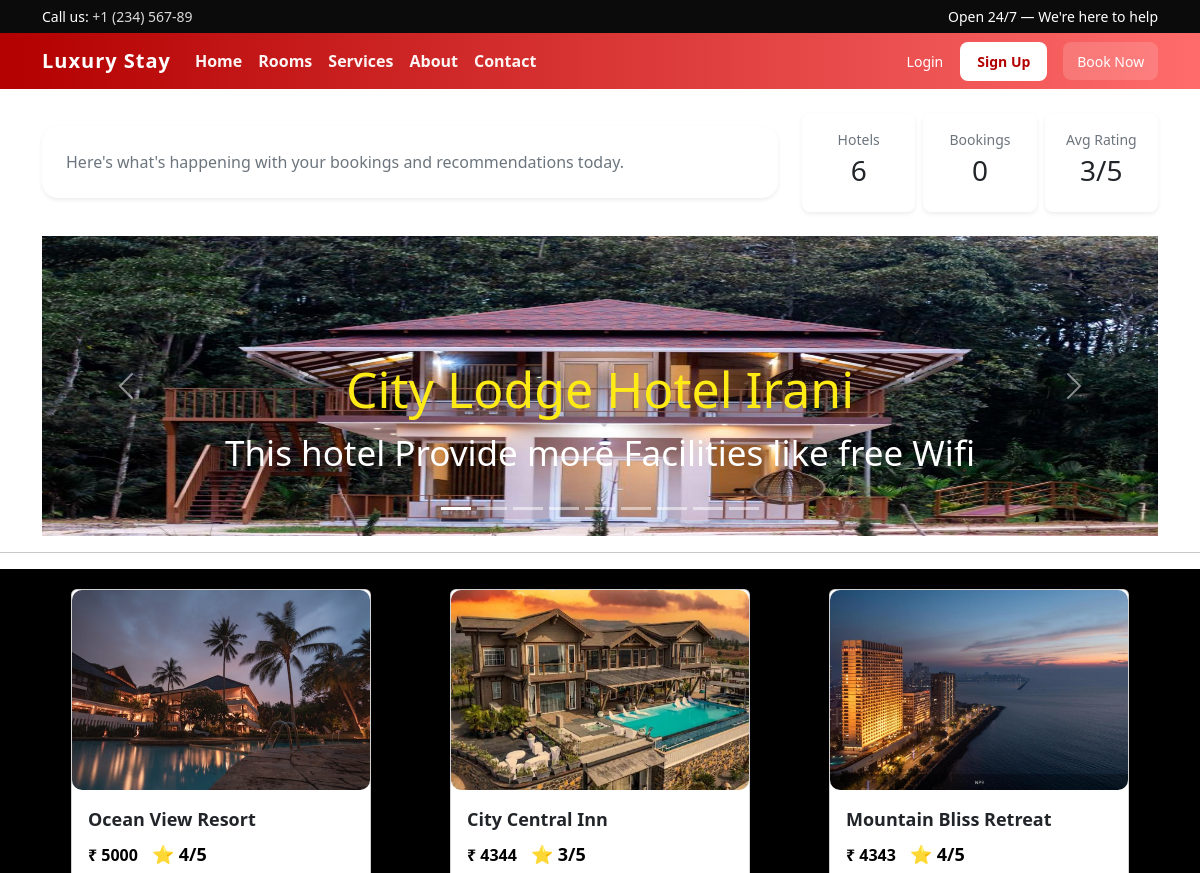
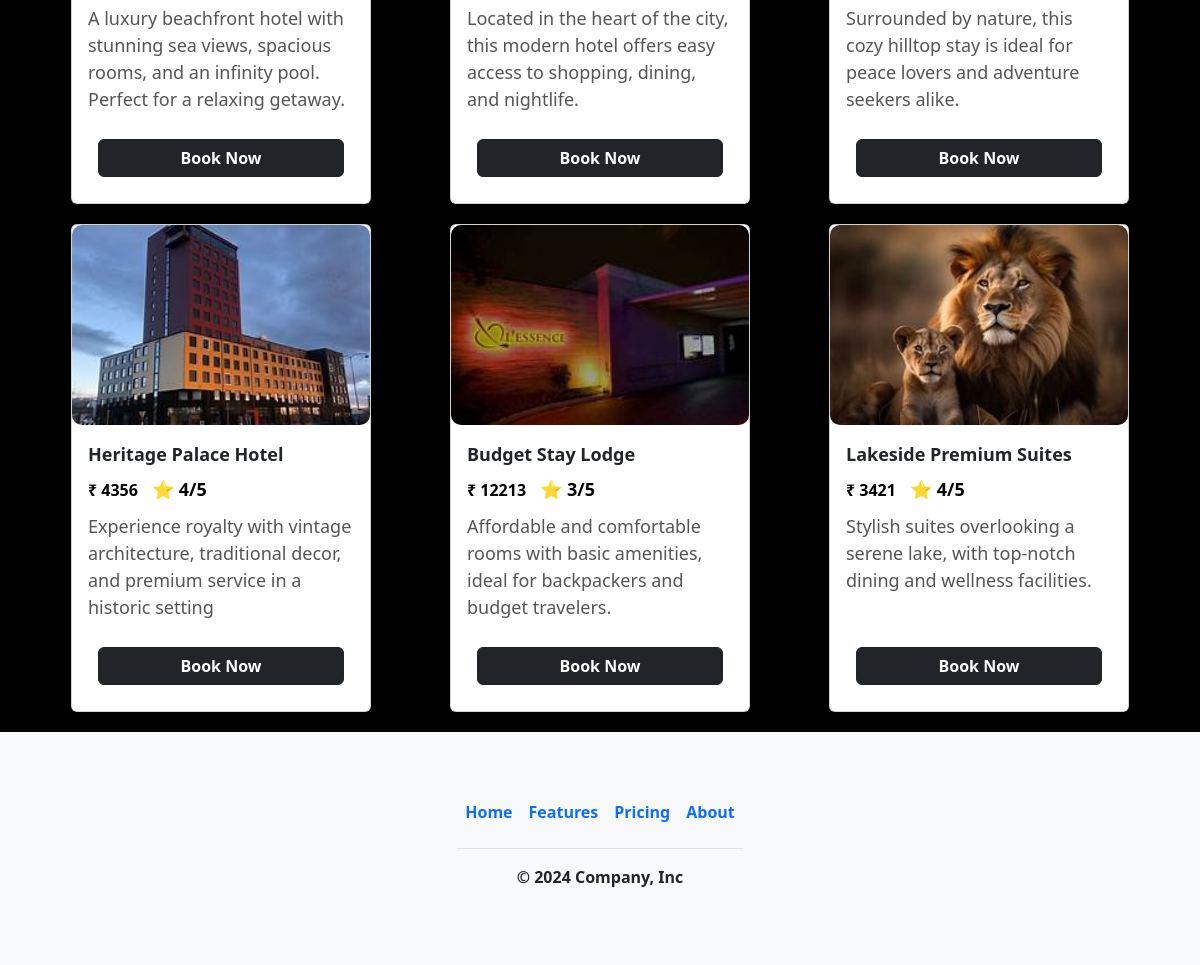
The app's page /Dashboard/ with its own data (2 pictures, top to bottom).
### Carasoul/models.py (models this page shows)
class Carasoul(models.Model):
  image=models.ImageField()
  heading=models.CharField(max_length=300)
  description=models.TextField(max_length=1000)

### HotelList/models.py (models this page shows)
class HotelList(models.Model):
    image=models.ImageField()
    header=models.CharField(max_length=100)
    price=models.IntegerField()
    rating=models.IntegerField()
    facility=models.CharField(max_length=200)
    des=models.TextField(max_length=500)

### ProjectAsh/views.py (the view)
# urls.py: path('Dashboard/',Dashboard),
def Dashboard(request):
    hotel = HotelList.objects.all()
    carasoul = Carasoul.objects.all()
    total_hotels = hotel.count()
    total_bookings = BookHotel.objects.count()
    avg_rating = 0
    if total_hotels:
        avg_rating = int(sum(h.rating for h in hotel) / total_hotels)
    return render(request, "Dashboard.html", {
        "hotel": hotel,
        "carasoul": carasoul,
        "total_hotels": total_hotels,
        "total_bookings": total_bookings,
        "avg_rating": avg_rating,
    })

### templates/Dashboard.html (shortened to what this page needs)
{%load static%} {%include 'Header.html'%}
<!DOCTYPE html>
<html lang="en">
  <head>
    <link rel="stylesheet" href="{% static '' %}" />
  </head>
  <body>
    <div class="container mt-4">
      <div class="row align-items-center mb-4">
        <div class="col-md-8">
          <div class="p-4 bg-white rounded-4 shadow-sm hero-card">
            <p class="muted mb-0">
              Here's what's happening with your bookings and recommendations
              today.
            </p>
          </div>
        </div>
        <div class="col-md-4">
          <div class="d-flex gap-2">
            <div class="p-3 bg-white rounded-3 shadow-sm text-center w-100">
              <div class="small muted">Hotels</div>
              <div class="h3 mt-1">{{ total_hotels }}</div>
            </div>
            <div class="p-3 bg-white rounded-3 shadow-sm text-center w-100">
              <div class="small muted">Bookings</div>
              <div class="h3 mt-1">{{ total_bookings }}</div>
            </div>
            <div class="p-3 bg-white rounded-3 shadow-sm text-center w-100">
              <div class="small muted">Avg Rating</div>
              <div class="h3 mt-1">{{ avg_rating }}/5</div>
            </div>
          </div>
        </div>
      </div>
      <div
        id="carouselExampleCaptions"
        class="carousel slide"
        data-bs-ride="carousel"
      >
        <div class="carousel-indicators">
          {% for c in carasoul %}
          <button
            type="button"
            data-bs-target="#carouselExampleCaptions"
            data-bs-slide-to="{{ forloop.counter0 }}"
            class="{% if forloop.first %}active{% endif %}"
            aria-current="{% if forloop.first %}true{% endif %}"
            aria-label="Slide {{ forloop.counter }}"
          ></button>
          {% endfor %}
        </div>
        <div class="carousel-inner">
          {% for c in carasoul %}
          <div class="carousel-item {% if forloop.first %}active{% endif %}">
            <img
              src="/media/{{ c.image }}"
              style="width: 100%; height: 300px"
              alt="..."
            />
            <div class="carousel-caption d-none d-md-block">
              <h5 style="font-size: 50px; color: rgb(254, 235, 22)">
                {{ c.heading }}
              </h5>
              <p style="font-size: 35px">{{ c.description }}</p>
            </div>
          </div>
          {% endfor %}
        </div>
        <button
          class="carousel-control-prev"
          type="button"
          data-bs-target="#carouselExampleCaptions"
          data-bs-slide="prev"
        >
          <span class="carousel-control-prev-icon" aria-hidden="true"></span>
        </button>
        <button
          class="carousel-control-next"
          type="button"
          data-bs-target="#carouselExampleCaptions"
          data-bs-slide="next"
        >
          <span class="carousel-control-next-icon" aria-hidden="true"></span>
        </button>
      </div>
    </div>
    <hr />
    <div class="container-fluid">
      {% for h in hotel %}
      <div class="card developer-card">
        <img src="/media/{{ h.image }}" alt="Hotel Image" />
        <div class="card-body">
          <p class="card-title">{{ h.header }}</p>
          <div>
            <span class="card-price">₹ {{ h.price }}</span>
            <span class="card-rating">⭐ {{ h.rating }}/5</span>
          </div>
          <p class="card-facility">{{ h.des }}</p>
          <div class="bottom">
            <a href="/BookNow" style="text-decoration: none">
              <button class="btn btn-dark">Book Now</button>
            </a>
          </div>
        </div>
      </div>
      {% endfor %}
    </div>
  </body>
</html>
{%include 'Footer.html'%}

### static/css/style.css (style rules this page uses)
:root { --brand: #b30000; --accent: #ff6b6b; --muted: #6c757d; --card-shadow: 0 8px 24px rgba(0, 0, 0, 0.12); }
.hero-card { background: rgba(255, 255, 255, 0.92); padding: 2.2rem; border-radius: 14px; box-shadow: var(--card-shadow); }
@media (min-width: 1200px) { .hero-card { padding: 3rem; } }
.muted { color: var(--muted); }

### templates/Dashboard.html (style rules this page uses)
.container-fluid { display: flex; flex-wrap: wrap; justify-content: space-evenly; gap: 20px; padding: 20px; background-color: black; }
.developer-card { width: 300px; display: flex; flex-direction: column; border: 1px solid #ddd; border-radius: 10px; overflow: hidden; box-shadow: 0px 4px 8px rgba(0, 0, 0, 0.1); transition: transform 0.3s ease-in-out; }
.developer-card img { width: 100%; height: 200px; object-fit: cover; border-radius: 10px; }
.card-body { flex-grow: 1; padding: 15px; display: flex; flex-direction: column; }
.card-title { font-size: 18px; font-weight: bold; margin-bottom: 5px; }
.card-price { font-size: 16px; font-weight: bold; color: black; }
.card-rating { font-size: 18px; color: black; font-weight: bold; margin-left: 10px; }
.card-facility { font-size: 18px; color: #555; margin-top: 10px; }
.bottom { margin-top: auto; text-align: center; padding: 10px; }
.bottom .btn { width: 100%; font-size: 16px; font-weight: bold; }

### records on screen
Carasoul: image (picture), heading "City Lodge Hotel Irani", description "This hotel Provide more Facilities like free Wifi"
HotelList: image (picture), header "Ocean View Resort", price "5000", rating "4", des "A luxury beachfront hotel with stunning sea views, spacious rooms, and an infinity pool. Perfect for a relaxing getaway."
HotelList: image (picture), header "City Central Inn", price "4344", rating "3", des "Located in the heart of the city, this modern hotel offers easy access to shopping, dining, and nightlife."
HotelList: image (picture), header "Mountain Bliss Retreat", price "4343", rating "4", des "Surrounded by nature, this cozy hilltop stay is ideal for peace lovers and adventure seekers alike."
HotelList: image (picture), header "Heritage Palace Hotel", price "4356", rating "4", des "Experience royalty with vintage architecture, traditional decor, and premium service in a historic setting"
HotelList: image (picture), header "Budget Stay Lodge", price "12213", rating "3", des "Affordable and comfortable rooms with basic amenities, ideal for backpackers and budget travelers."
HotelList: image (picture), header "Lakeside Premium Suites", price "3421", rating "4", des "Stylish suites overlooking a serene lake, with top-notch dining and wellness facilities."

### other values on screen
{{ total_hotels }} "6"
{{ total_bookings }} "0"
{{ avg_rating }} "3"
